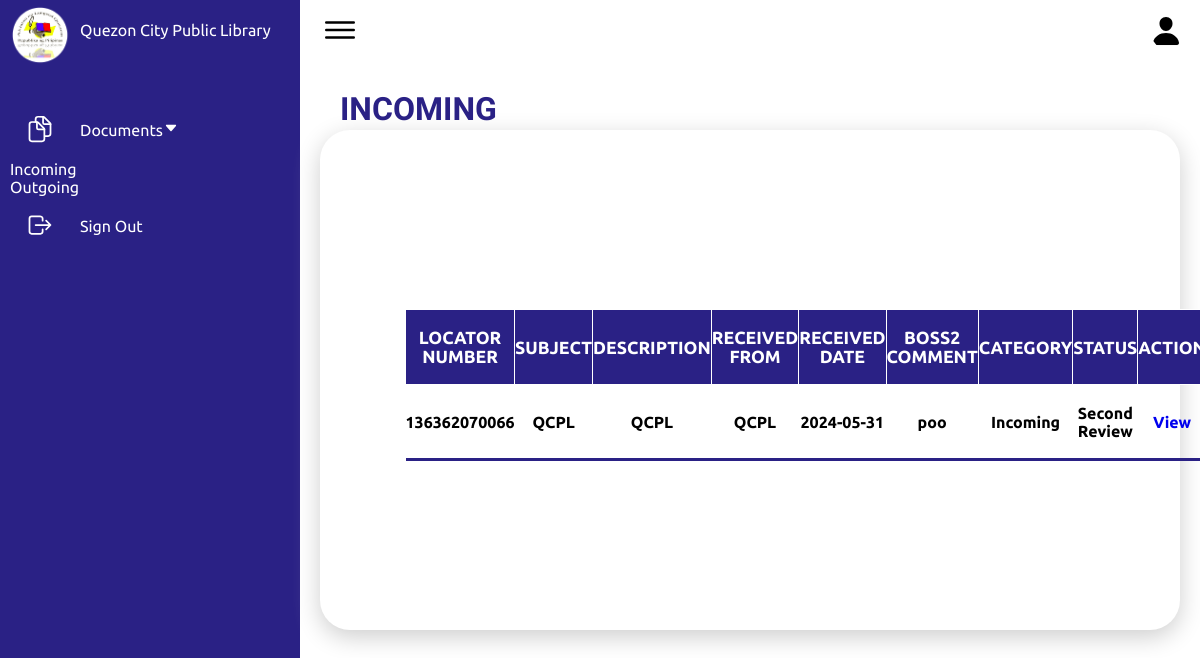
/Frontend/Dashboard/boss1incoming.php, run on an earlier commit of the app's database.
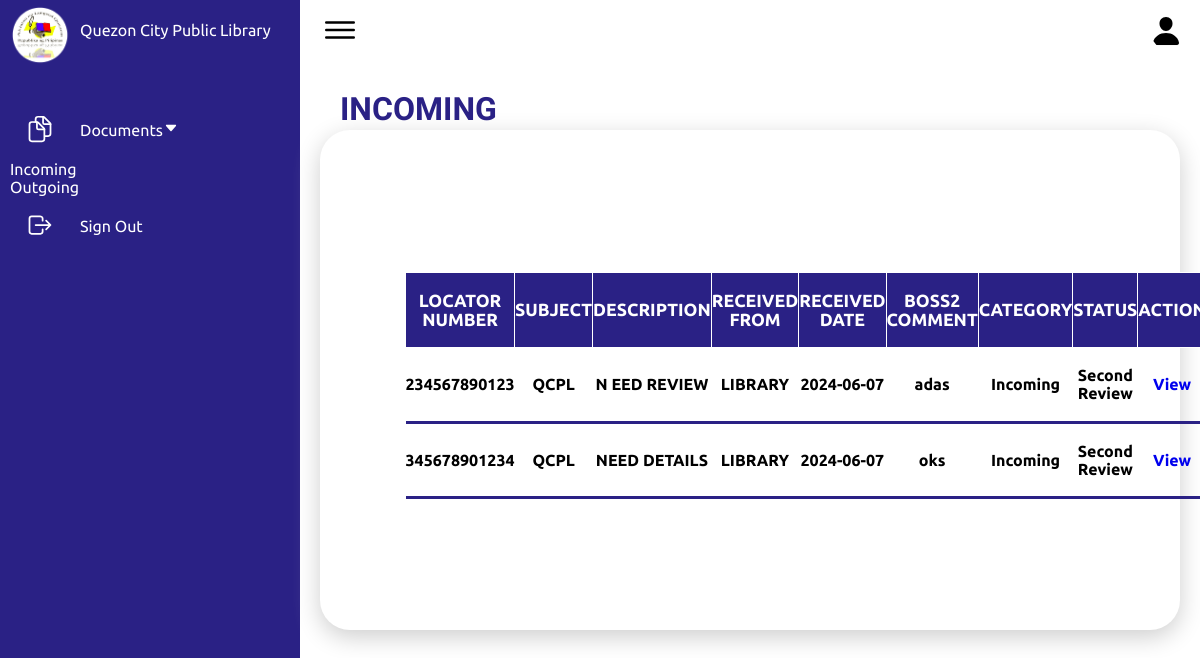
And on a later commit of the database.
### tables this page shows
CREATE TABLE `fileupload` (
  `id` int(11) NOT NULL,
  `file_name` varchar(255) NOT NULL,
  `division` varchar(255) DEFAULT NULL,
  `section` varchar(255) DEFAULT NULL,
  `category` enum('Incoming','Outgoing','','') DEFAULT NULL,
  `locator_num` varchar(255) DEFAULT NULL,
  `received_date` date DEFAULT NULL,
  `received_from` varchar(255) DEFAULT NULL,
  `subject` varchar(255) DEFAULT NULL,
  `description` text DEFAULT NULL,
  `type` varchar(100) DEFAULT NULL,
  `file_path` varchar(255) NOT NULL,
  `proofreader_comment` varchar(255) NOT NULL,
  `boss2_comment` varchar(255) NOT NULL,
  `boss1_comment` varchar(255) NOT NULL,
  `status` varchar(255) NOT NULL
);

### Frontend/Dashboard/boss1incoming.php (the view, shortened to what the changed rows need)
<!DOCTYPE html>
<html lang="en">
<head>
    <link rel="stylesheet" href="boss1.css">
</head>
<body>
    <div class="container">
        <div class="main">
            <div class="details">
                <div class="upload">
                    <div class="cardHeader">
                        <h2>INCOMING</h2>
                    </div>
                    <div class="sum_tb">
                        <table aria-describedby="tableDescription">
                            <thead>
                                <tr>
                                    <th><center>Locator Number</center></th>
                                    <th><center>Subject</center></th>
                                    <th><center>Description</center></th>
                                    <th><center>Received From</center></th>
                                    <th><center>Received Date</center></th>
                                    <th><center>Boss2 Comment</center></th>
                                    <th><center>Category</center></th>
                                    <th><center>Status</center></th>
                                    <th><center>Action</center></th>
                                </tr>
                            </thead>
                            <tbody>
                            <?php
                    $servername = "localhost";
                    $username = "root";
                    $password = "";
                    $dbname = "qcpl";
                    $conn = new mysqli($servername, $username, $password, $dbname);
                    $sql = "SELECT locator_num, subject, description, received_date, received_from, type, file_path, boss2_comment, category, status FROM fileupload WHERE status = 'Second Review' AND category = 'Incoming'";
                    $result = $conn->query($sql);
                    if ($result->num_rows > 0) {
                        while ($row = $result->fetch_assoc()) {
                            echo "<tr id='table'>";
                                        echo "<td id='table_th'><center>" . htmlspecialchars($row["locator_num"]) . "</td>";
                                        echo "<td id='table_th'><center>" . htmlspecialchars($row["subject"]) . "</td>";
                                        echo "<td id='table_th'><center>" . htmlspecialchars($row["description"]) . "</td>";
                                        echo "<td id='table_th'><center>" . htmlspecialchars($row["received_from"]) . "</td>";
                                        echo "<td id='table_th'><center>" . htmlspecialchars($row["received_date"]) . "</td>";
                                        echo "<td id='table_th'><center>" . htmlspecialchars($row["boss2_comment"]) . "</td>";
                                        echo "<td id='table_th'><center>" . htmlspecialchars($row["category"]) . "</td>";
                                        echo "<td id='table_th'><center>" . htmlspecialchars($row["status"]) . "</td>";
                                        echo "<td id='table_th'><center><a href='bossaccountlocator.php?locator_num=" . htmlspecialchars($row["locator_num"]) . "' target='_self' aria-label='View details for " . htmlspecialchars($row["locator_num"]) . "'>View</a></td>";
                                        echo "</tr>";
                        }
                        echo "</tbody>";
                        echo "</table>";
                    } else {
                        echo "<p>No records found.</p>";
                    }
                    ?>
                    </div>
                </div>
            </div>
        </div>
    </div>
</body>
</html>

What changed in the data, as far as the page shows it:
removed fileupload: locator_num "136362070066", subject "QCPL", description "QCPL", received_from "QCPL", received_date "2024-05-31", boss2_comment "poo", category "Incoming", status "Second Review"
added fileupload: locator_num "234567890123", subject "QCPL", description "N EED REVIEW", received_from "LIBRARY", received_date "2024-06-07", boss2_comment "adas", category "Incoming", status "Second Review"
added fileupload: locator_num "345678901234", subject "QCPL", description "NEED DETAILS", received_from "LIBRARY", received_date "2024-06-07", boss2_comment "oks", category "Incoming", status "Second Review"
